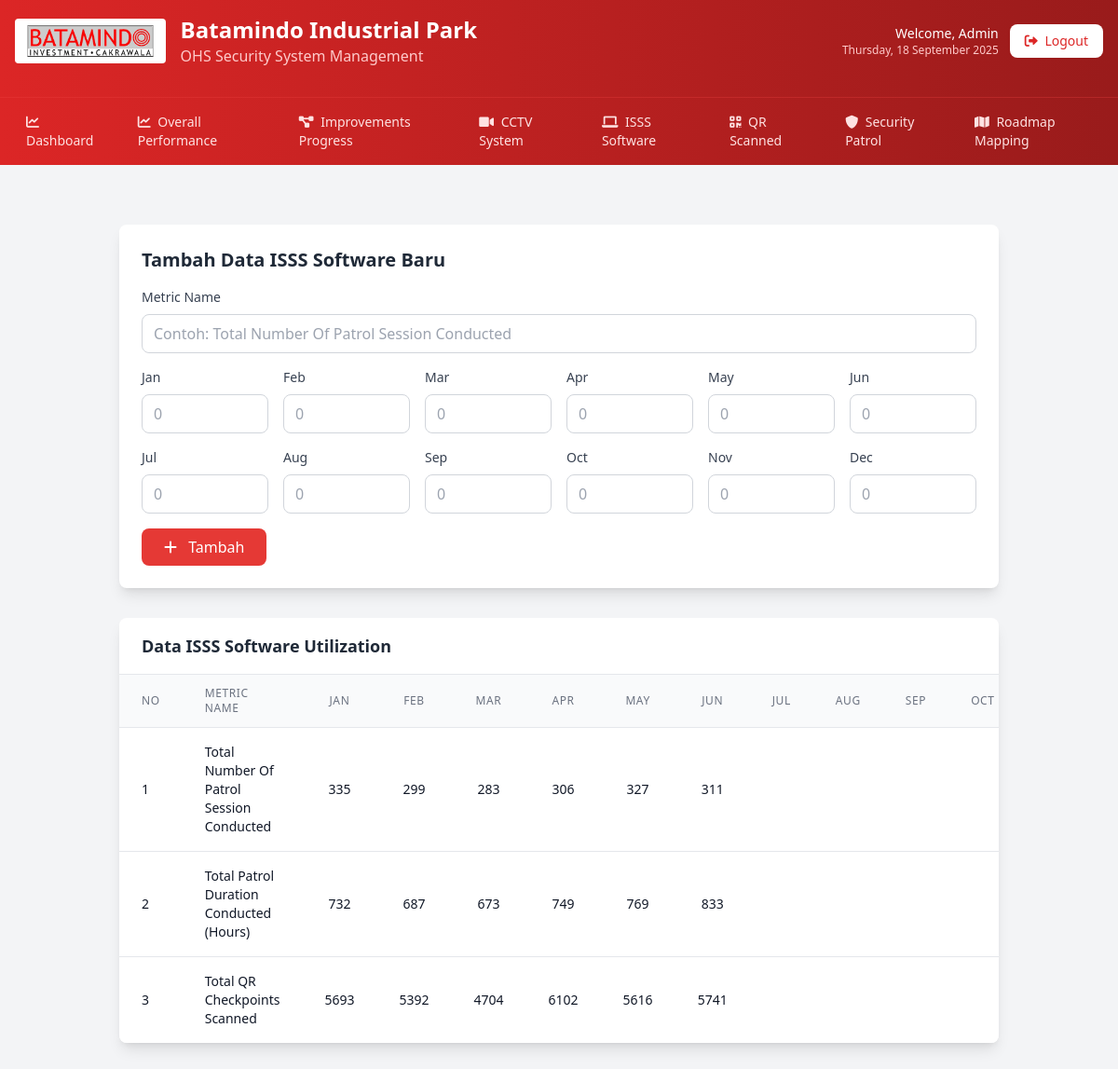
Page /admin/surveillance/isss_software.php (signed in) on the committed database.
### tables this page shows
CREATE TABLE IF NOT EXISTS `surveillance_isss_software` (
  `id` int(11) NOT NULL AUTO_INCREMENT,
  `metric_name` varchar(255) NOT NULL,
  `jan` varchar(50) DEFAULT NULL,
  `feb` varchar(50) DEFAULT NULL,
  `mar` varchar(50) DEFAULT NULL,
  `apr` varchar(50) DEFAULT NULL,
  `may` varchar(50) DEFAULT NULL,
  `jun` varchar(50) DEFAULT NULL,
  `jul` varchar(50) DEFAULT NULL,
  `aug` varchar(50) DEFAULT NULL,
  `sep` varchar(50) DEFAULT NULL,
  `oct` varchar(50) DEFAULT NULL,
  `nov` varchar(50) DEFAULT NULL,
  `dec` varchar(50) DEFAULT NULL,
  `created_at` timestamp NOT NULL DEFAULT CURRENT_TIMESTAMP,
  `updated_at` timestamp NOT NULL DEFAULT CURRENT_TIMESTAMP ON UPDATE CURRENT_TIMESTAMP,
  PRIMARY KEY (`id`)
);

### admin/surveillance/isss_software.php (the view, shortened to what this page needs)
<?php
require_once 'template_header.php';
$edit_data = null;
$data = array();
try {
    $stmt = $pdo->query("SELECT * FROM surveillance_isss_software ORDER BY id ASC");
    $data = $stmt->fetchAll();
} catch (PDOException $e) {
    $message = "Error Database: " . $e->getMessage();
    $message_type = "error";
    $data = [];
}
?>
<!DOCTYPE html>
<html lang="id">
<head>
    <script src="https://cdn.tailwindcss.com"></script>
    <link rel="stylesheet" href="https://cdnjs.cloudflare.com/ajax/libs/font-awesome/6.0.0/css/all.min.css">
    <div class="container mx-auto px-6 py-8">
        <div class="bg-white rounded-lg shadow-lg p-6 mb-8">
            <h2 class="text-xl font-bold mb-4 text-gray-800">
                <?php echo $edit_data ? 'Edit Data ISSS Software' : 'Tambah Data ISSS Software Baru'; ?>
            </h2>
            <form method="POST" class="space-y-4">
                <div>
                    <label class="block text-sm font-medium text-gray-700 mb-2">Metric Name</label>
                    <input type="text" name="metric_name" value="<?php echo $edit_data ? htmlspecialchars($edit_data['metric_name']) : ''; ?>" class="w-full px-3 py-2 border border-gray-300 rounded-lg focus:outline-none focus:ring-2 focus:ring-header-footer-bg" placeholder="Contoh: Total Number Of Patrol Session Conducted" required>
                </div>
                <div class="grid grid-cols-2 md:grid-cols-4 lg:grid-cols-6 gap-4">
                    <div>
                        <label class="block text-sm font-medium text-gray-700 mb-2">Jan</label>
                        <input type="text" name="jan" value="<?php echo $edit_data ? htmlspecialchars($edit_data['jan']) : ''; ?>" class="w-full px-3 py-2 border border-gray-300 rounded-lg focus:outline-none focus:ring-2 focus:ring-header-footer-bg" placeholder="0">
                    </div>
                    <div>
                        <label class="block text-sm font-medium text-gray-700 mb-2">Feb</label>
                        <input type="text" name="feb" value="<?php echo $edit_data ? htmlspecialchars($edit_data['feb']) : ''; ?>" class="w-full px-3 py-2 border border-gray-300 rounded-lg focus:outline-none focus:ring-2 focus:ring-header-footer-bg" placeholder="0">
                    </div>
                    <div>
                        <label class="block text-sm font-medium text-gray-700 mb-2">Mar</label>
                        <input type="text" name="mar" value="<?php echo $edit_data ? htmlspecialchars($edit_data['mar']) : ''; ?>" class="w-full px-3 py-2 border border-gray-300 rounded-lg focus:outline-none focus:ring-2 focus:ring-header-footer-bg" placeholder="0">
                    </div>
                    <div>
                        <label class="block text-sm font-medium text-gray-700 mb-2">Apr</label>
                        <input type="text" name="apr" value="<?php echo $edit_data ? htmlspecialchars($edit_data['apr']) : ''; ?>" class="w-full px-3 py-2 border border-gray-300 rounded-lg focus:outline-none focus:ring-2 focus:ring-header-footer-bg" placeholder="0">
                    </div>
                    <div>
                        <label class="block text-sm font-medium text-gray-700 mb-2">May</label>
                        <input type="text" name="may" value="<?php echo $edit_data ? htmlspecialchars($edit_data['may']) : ''; ?>" class="w-full px-3 py-2 border border-gray-300 rounded-lg focus:outline-none focus:ring-2 focus:ring-header-footer-bg" placeholder="0">
                    </div>
                    <div>
                        <label class="block text-sm font-medium text-gray-700 mb-2">Jun</label>
                        <input type="text" name="jun" value="<?php echo $edit_data ? htmlspecialchars($edit_data['jun']) : ''; ?>" class="w-full px-3 py-2 border border-gray-300 rounded-lg focus:outline-none focus:ring-2 focus:ring-header-footer-bg" placeholder="0">
                    </div>
                    <div>
                        <label class="block text-sm font-medium text-gray-700 mb-2">Jul</label>
                        <input type="text" name="jul" value="<?php echo $edit_data ? htmlspecialchars($edit_data['jul']) : ''; ?>" class="w-full px-3 py-2 border border-gray-300 rounded-lg focus:outline-none focus:ring-2 focus:ring-header-footer-bg" placeholder="0">
                    </div>
                    <div>
                        <label class="block text-sm font-medium text-gray-700 mb-2">Aug</label>
                        <input type="text" name="aug" value="<?php echo $edit_data ? htmlspecialchars($edit_data['aug']) : ''; ?>" class="w-full px-3 py-2 border border-gray-300 rounded-lg focus:outline-none focus:ring-2 focus:ring-header-footer-bg" placeholder="0">
                    </div>
                    <div>
                        <label class="block text-sm font-medium text-gray-700 mb-2">Sep</label>
                        <input type="text" name="sep" value="<?php echo $edit_data ? htmlspecialchars($edit_data['sep']) : ''; ?>" class="w-full px-3 py-2 border border-gray-300 rounded-lg focus:outline-none focus:ring-2 focus:ring-header-footer-bg" placeholder="0">
                    </div>
                    <div>
                        <label class="block text-sm font-medium text-gray-700 mb-2">Oct</label>
                        <input type="text" name="oct" value="<?php echo $edit_data ? htmlspecialchars($edit_data['oct']) : ''; ?>" class="w-full px-3 py-2 border border-gray-300 rounded-lg focus:outline-none focus:ring-2 focus:ring-header-footer-bg" placeholder="0">
                    </div>
                    <div>
                        <label class="block text-sm font-medium text-gray-700 mb-2">Nov</label>
                        <input type="text" name="nov" value="<?php echo $edit_data ? htmlspecialchars($edit_data['nov']) : ''; ?>" class="w-full px-3 py-2 border border-gray-300 rounded-lg focus:outline-none focus:ring-2 focus:ring-header-footer-bg" placeholder="0">
                    </div>
                    <div>
                        <label class="block text-sm font-medium text-gray-700 mb-2">Dec</label>
                        <input type="text" name="dec" value="<?php echo $edit_data ? htmlspecialchars($edit_data['dec']) : ''; ?>" class="w-full px-3 py-2 border border-gray-300 rounded-lg focus:outline-none focus:ring-2 focus:ring-header-footer-bg" placeholder="0">
                    </div>
                </div>
                <div class="flex space-x-4">
                    <button type="submit" class="bg-header-footer-bg hover:bg-red-700 text-white px-6 py-2 rounded-lg font-medium">
                        <i class="fas <?php echo $edit_data ? 'fa-save' : 'fa-plus'; ?> mr-2"></i>
                        <?php echo $edit_data ? 'Update' : 'Tambah'; ?>
                    </button>
                </div>
            </form>
        </div>
        <div class="bg-white rounded-lg shadow-lg overflow-hidden">
            <div class="px-6 py-4 border-b border-gray-200">
                <h3 class="text-lg font-semibold text-gray-800">Data ISSS Software Utilization</h3>
            </div>
            <div class="overflow-x-auto">
                <table class="min-w-full divide-y divide-gray-200">
                    <thead class="bg-gray-50">
                        <tr>
                            <th class="px-6 py-3 text-left text-xs font-medium text-gray-500 uppercase tracking-wider">No</th>
                            <th class="px-6 py-3 text-left text-xs font-medium text-gray-500 uppercase tracking-wider">Metric Name</th>
                            <th class="px-6 py-3 text-center text-xs font-medium text-gray-500 uppercase tracking-wider">Jan</th>
                            <th class="px-6 py-3 text-center text-xs font-medium text-gray-500 uppercase tracking-wider">Feb</th>
                            <th class="px-6 py-3 text-center text-xs font-medium text-gray-500 uppercase tracking-wider">Mar</th>
                            <th class="px-6 py-3 text-center text-xs font-medium text-gray-500 uppercase tracking-wider">Apr</th>
                            <th class="px-6 py-3 text-center text-xs font-medium text-gray-500 uppercase tracking-wider">May</th>
                            <th class="px-6 py-3 text-center text-xs font-medium text-gray-500 uppercase tracking-wider">Jun</th>
                            <th class="px-6 py-3 text-center text-xs font-medium text-gray-500 uppercase tracking-wider">Jul</th>
                            <th class="px-6 py-3 text-center text-xs font-medium text-gray-500 uppercase tracking-wider">Aug</th>
                            <th class="px-6 py-3 text-center text-xs font-medium text-gray-500 uppercase tracking-wider">Sep</th>
                            <th class="px-6 py-3 text-center text-xs font-medium text-gray-500 uppercase tracking-wider">Oct</th>
                        </tr>
                    </thead>
                    <tbody class="bg-white divide-y divide-gray-200">
                        <?php if (empty($data)): ?>
                        <tr>
                            <td colspan="15" class="px-6 py-4 text-center text-gray-500">Tidak ada data</td>
                        </tr>
                        <?php else: ?>
                        <?php foreach ($data as $index => $row): ?>
                        <tr class="hover:bg-gray-50">
                            <td class="px-6 py-4 whitespace-nowrap text-sm text-gray-900"><?php echo $index + 1; ?></td>
                            <td class="px-6 py-4 text-sm text-gray-900"><?php echo htmlspecialchars($row['metric_name']); ?></td>
                            <td class="px-6 py-4 whitespace-nowrap text-sm text-gray-900 text-center"><?php echo htmlspecialchars($row['jan']); ?></td>
                            <td class="px-6 py-4 whitespace-nowrap text-sm text-gray-900 text-center"><?php echo htmlspecialchars($row['feb']); ?></td>
                            <td class="px-6 py-4 whitespace-nowrap text-sm text-gray-900 text-center"><?php echo htmlspecialchars($row['mar']); ?></td>
                            <td class="px-6 py-4 whitespace-nowrap text-sm text-gray-900 text-center"><?php echo htmlspecialchars($row['apr']); ?></td>
                            <td class="px-6 py-4 whitespace-nowrap text-sm text-gray-900 text-center"><?php echo htmlspecialchars($row['may']); ?></td>
                            <td class="px-6 py-4 whitespace-nowrap text-sm text-gray-900 text-center"><?php echo htmlspecialchars($row['jun']); ?></td>
                            <td class="px-6 py-4 whitespace-nowrap text-sm text-gray-900 text-center"><?php echo htmlspecialchars($row['jul']); ?></td>
                            <td class="px-6 py-4 whitespace-nowrap text-sm text-gray-900 text-center"><?php echo htmlspecialchars($row['aug']); ?></td>
                            <td class="px-6 py-4 whitespace-nowrap text-sm text-gray-900 text-center"><?php echo htmlspecialchars($row['sep']); ?></td>
                            <td class="px-6 py-4 whitespace-nowrap text-sm text-gray-900 text-center"><?php echo htmlspecialchars($row['oct']); ?></td>
                        </tr>
                        <?php endforeach; ?>
                        <?php endif; ?>
                    </tbody>
                </table>
            </div>
        </div>
    </div>
<?php require_once 'template_footer.php'; ?>

### rows in the picture
surveillance_isss_software: metric_name "Total Number Of Patrol Session Conducted", jan "335", feb "299", mar "283", apr "306", may "327", jun "311"
surveillance_isss_software: metric_name "Total Patrol Duration Conducted (Hours)", jan "732", feb "687", mar "673", apr "749", may "769", jun "833"
surveillance_isss_software: metric_name "Total QR Checkpoints Scanned", jan "5693", feb "5392", mar "4704", apr "6102", may "5616", jun "5741"
